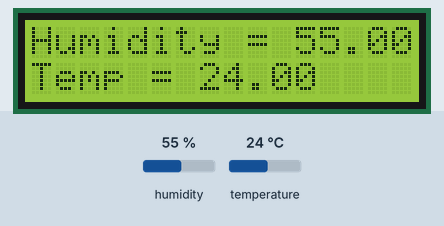
Recording of a sketch running on a simulated Arduino Uno, built with avr-gcc and run on an emulated ATmega328P. On the bench: 16×2 character LCD. Inputs (shaded band) come from the test bench; at power-on: humidity 55 %, temperature 24 °C.

Above: at 2.2 s.
2.3 s: humidity set to 22 %
At 7.6 s:
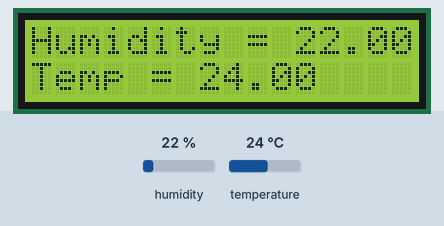
8.3 s: temperature set to 12 °C
At 12.5 s:
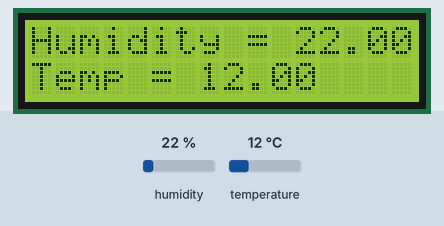
14.3 s: humidity set to 40 %
At 17.4 s:
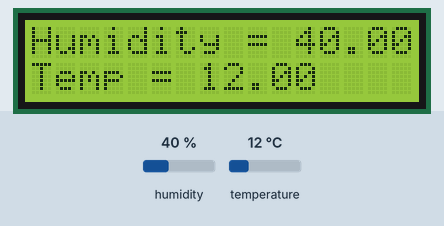
20.3 s: temperature set to 19 °C
At 22.3 s:
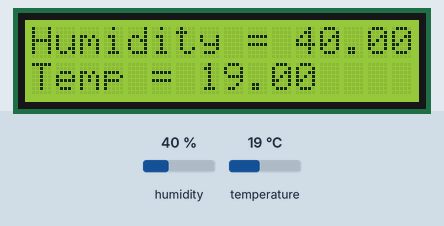
Timing chart, 0 to 23.8 s (numbered marks = the images above; inputs shaded):
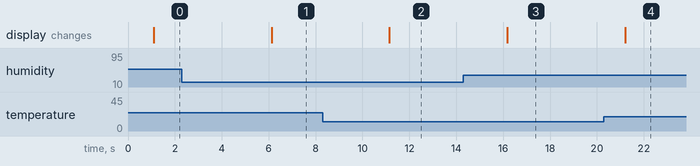

Measured:
- after the input at 2.3 s, the display: changes after 3.8 s (image 1)
- after the input at 8.3 s, the display: changes after 2.9 s (image 2)
- after the input at 14.3 s, the display: changes after 1.9 s (image 3)
- after the input at 20.3 s, the display: changes after 0.91 s (image 4)

The sketch:

DHT11_lcd_display_values.ino
```cpp
/*
Gets the temperature and the humidity using DHT11 sensor, and displays the values on an LCD

Setup:
First, download the DHT11 library from here: http://playground.arduino.cc/Main/DHTLib

Hardware connections: DHT11 positive pin to arduino 5V
                      DHT11 negative pin to ground
                      DHT11 S pin to Arduino Analog A0 (Can be connected to any analog pin)

Written 11 November 2019
by Sackey Freshia
*/


#include <dht.h>
#include <LiquidCrystal.h>


LiquidCrystal lcd(12, 11, 5, 4, 3, 2);

#define dht_apin A0 // Analog Pin sensor is connected to

dht dht_sensor;

void setup(){

  lcd.begin(16,2); //16 by 2 character display
  Serial.begin(9600);
  delay(1000);

}

void loop(){
    dht_sensor.read11(dht_apin);

    lcd.clear();
    lcd.setCursor(0,0);
    lcd.print("Humidity = ");
    lcd.print(dht_sensor.humidity);
    lcd.setCursor(0,1);
    lcd.print("Temp = ");
    lcd.print(dht_sensor.temperature);

    delay(5000);

}
```
